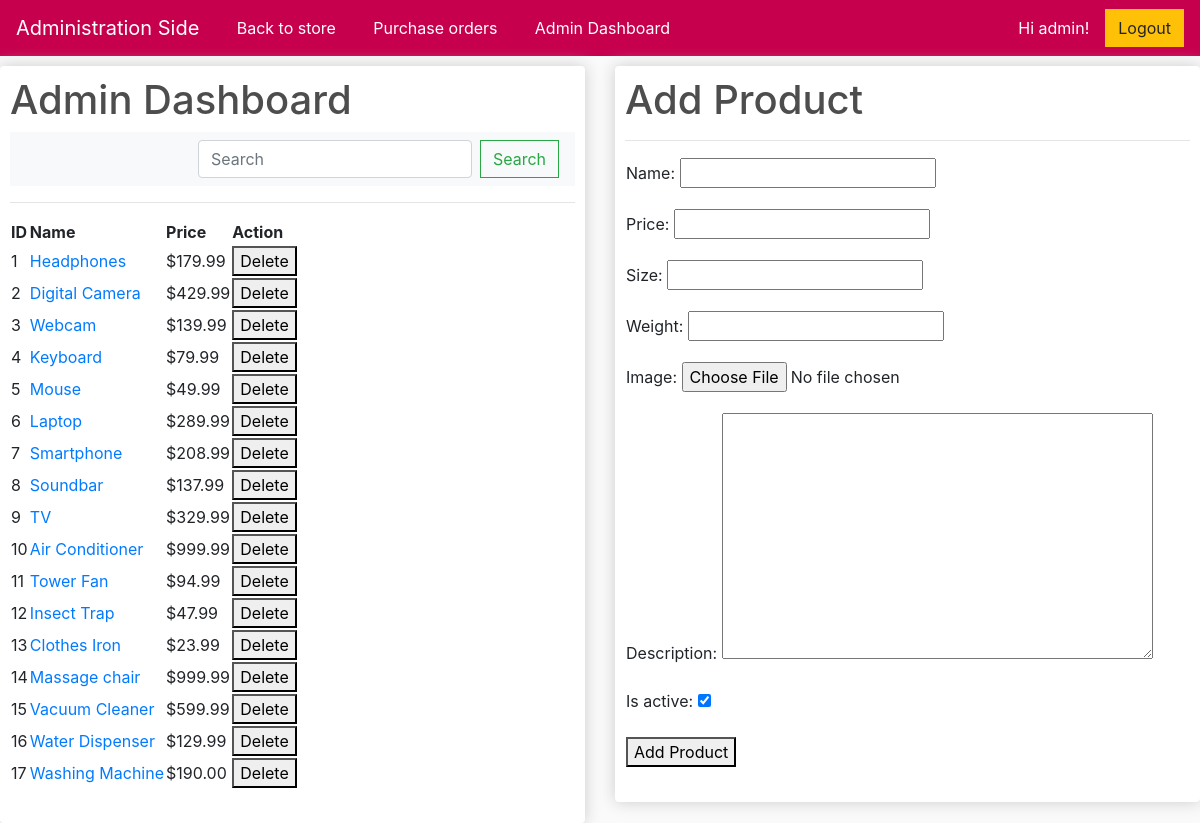
/adminDashboard/ (signed in), run on an earlier commit of the app's database.
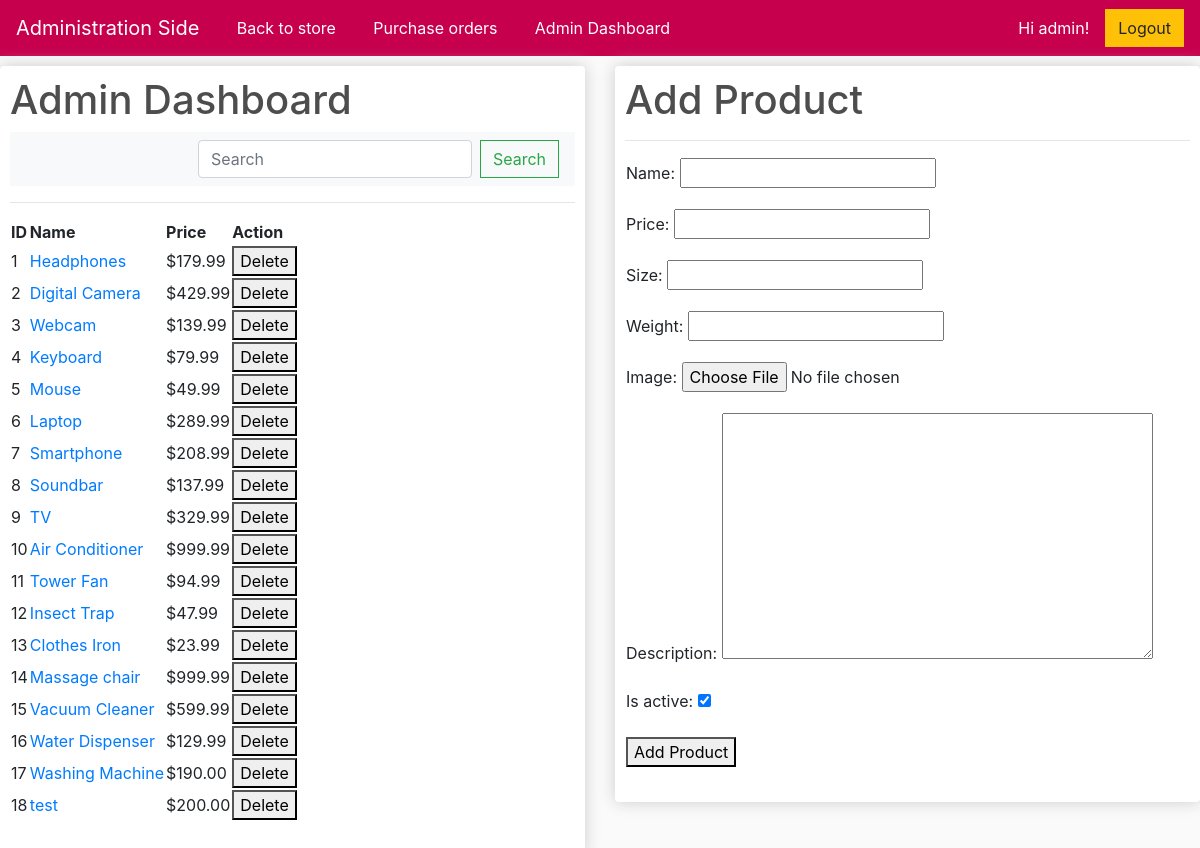
And on a later commit of the database.
### store/models.py (models this page shows, shortened)
class Product(models.Model):
    name = models.CharField(max_length=200, null=True)
    price = models.DecimalField(max_digits=10, decimal_places=2)
    size = models.CharField(max_length=16, null=True)
    weight = models.CharField(max_length=16, null=True)
    digital = models.BooleanField(default=False, null=True, blank=False)
    image = models.ImageField(null=True, blank=True)
    image2 = models.ImageField(null=True, blank=True)
    image3 = models.ImageField(null=True, blank=True)
    description = models.TextField(null=True)
    is_active = models.BooleanField(default=True)

### store/views.py (the view, shortened to what this page needs)
# urls.py: path('adminDashboard/', views.adminDashboard, name="adminDashboard"),
@login_required(login_url="/adminLogin/")
def adminDashboard(request):
     products = Product.objects.all()
     if 'q' in request.GET:
          q = request.GET['q']
          products = Product.objects.filter(Q(name__icontains=q) | Q(id__icontains=q))
     else:
          products = Product.objects.all()
     form = ProductForm()
     if request.user.is_staff:
          return render(request, 'adminDashboard.html', {'products': products, 'form': form})
     else:
          return render(request, 'adminLogin.html', locals())

### store/forms.py (shortened to what this page needs)
class ProductForm(forms.ModelForm):
    class Meta:
        model = Product
        fields = ['name','price','size','weight','image','description','is_active']

### store/templates/adminDashboard.html (shortened to what this page needs)
<!DOCTYPE html>
{% load static %}
<html lang="en">
<head>
	<link rel="stylesheet" href="https://stackpath.bootstrapcdn.com/bootstrap/4.4.1/css/bootstrap.min.css">
	<link rel="stylesheet" type="text/css" href="{% static 'css/main.css' %}">
</head>
<body>
    <nav class="navbar navbar-expand-lg navbar-dark" style="background-color: #c6004d;">
		<a class="navbar-brand" href="{% url 'adminDashboard' %}">Administration Side</a>
		<div class="collapse navbar-collapse" id="navbarSupportedContent">
			<ul class="navbar-nav me-auto mb-2 mb-lg-0">
				<a style="margin-left: 8px; color: #c6004d">|</a>
				<li class="nav-item">
					<a class="nav-link active" aria-current="page" href="{% url 'store' %}">Back to store</a>
				</li>
				<a style="margin-left: 16px; color: #c6004d">|</a>
				<li class="nav-item">
					<a class="nav-link active" aria-current="page" href="{% url 'order_list' %}">Purchase orders</a>
				</li>
				<a style="margin-left: 16px; color: #c6004d">|</a>
				<li class="nav-item">
					<a class="nav-link active" aria-current="page" href="{% url 'adminDashboard' %}">Admin Dashboard</a>
				</li>
			</ul>
		</div>
	    <div class="form-inline my-2 my-lg-0">
			{% if user.is_authenticated %}
				<a style="margin-right: 16px; color: white">Hi {{ user.username }}! </a>
				<form action="{% url 'logout' %}" method="post">
					<button class="btn btn-warning" type="submit">Logout</button>
				</form>
			{% else %}
				<a style="margin-right: 16px; color: white">You are not logged in. </a>
	     		<a href="{% url 'login' %}" class="btn btn-warning">Login</a>
	     	{% endif %}
	    </div>
	</nav>
    <div class="row">
        <div class="col-lg-6">
            <div class="box-element">
                <h1>Admin Dashboard</h1>
                <nav class="navbar navbar-light bg-light justify-content-end">
                    <form class="form-inline">
                    <input class="form-control mr-sm-2" name="q" type="search" placeholder="Search" aria-label="Search">
                    <button class="btn btn-outline-success my-2 my-sm-0" type="submit">Search</button>
                    </form>
                </nav>
                <table>
                    <tr>
                        <hr>
                        <th>ID</th>
                        <th>Name</th>
                        <th>Price</th>
                        <th>Action</th>
                    </tr>
                    {% for product in products %}
                    <tr>
                        <td>{{ product.id }}</td>
                        <td><a aria-current="page" href="{% url 'product_edit' product.id%}">{{ product.name }}</a></td>
                        <td>${{ product.price }}</td>
                        <td>
                            <form method="post">
                                <button type="submit" name="action" value="delete">Delete</button>
                            </form>
                        </td>
                    </tr>
                    {% endfor %}
                </table>
                <br>
            </div>
        </div>
        <div class="col-lg-6">
            <div class="box-element">
                <h1>Add Product</h1>
                <hr>
                <table>
                    <tr>
                        <td>
                            <form method="post" enctype="multipart/form-data">
                                {{ form.as_p }}
                                <button type="submit">Add Product</button>
                            </form>
                        </td>
                    </tr>
                </table>
                <br>
            </div>
        </div>
    </div>
</body>
</html>

What changed in the data, as far as the page shows it:
added Product: id "18", name "test", price "200.00"
